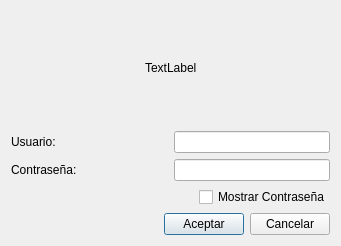
<?xml version="1.0" encoding="UTF-8"?>
<ui version="4.0">
 <class>registerDialog</class>
 <widget class="QDialog" name="registerDialog">
  <property name="geometry">
   <rect>
    <x>0</x>
    <y>0</y>
    <width>341</width>
    <height>246</height>
   </rect>
  </property>
  <property name="windowTitle">
   <string>Dialog</string>
  </property>
  <layout class="QVBoxLayout" name="verticalLayout_3">
   <item>
    <layout class="QHBoxLayout" name="horizontalLayout_6">
     <item>
      <spacer name="horizontalSpacer_5">
       <property name="orientation">
        <enum>Qt::Horizontal</enum>
       </property>
       <property name="sizeHint" stdset="0">
        <size>
         <width>40</width>
         <height>20</height>
        </size>
       </property>
      </spacer>
     </item>
     <item>
      <widget class="QLabel" name="messageLabel">
       <property name="text">
        <string>TextLabel</string>
       </property>
      </widget>
     </item>
     <item>
      <spacer name="horizontalSpacer_6">
       <property name="orientation">
        <enum>Qt::Horizontal</enum>
       </property>
       <property name="sizeHint" stdset="0">
        <size>
         <width>40</width>
         <height>20</height>
        </size>
       </property>
      </spacer>
     </item>
    </layout>
   </item>
   <item>
    <layout class="QHBoxLayout" name="horizontalLayout_4">
     <item>
      <layout class="QVBoxLayout" name="verticalLayout">
       <item>
        <layout class="QHBoxLayout" name="horizontalLayout">
         <item>
          <widget class="QLabel" name="label">
           <property name="text">
            <string>Usuario:</string>
           </property>
          </widget>
         </item>
         <item>
          <spacer name="horizontalSpacer_2">
           <property name="orientation">
            <enum>Qt::Horizontal</enum>
           </property>
           <property name="sizeHint" stdset="0">
            <size>
             <width>40</width>
             <height>20</height>
            </size>
           </property>
          </spacer>
         </item>
        </layout>
       </item>
       <item>
        <layout class="QHBoxLayout" name="horizontalLayout_2">
         <item>
          <widget class="QLabel" name="label_2">
           <property name="text">
            <string>Contraseña:</string>
           </property>
          </widget>
         </item>
         <item>
          <spacer name="horizontalSpacer_3">
           <property name="orientation">
            <enum>Qt::Horizontal</enum>
           </property>
           <property name="sizeHint" stdset="0">
            <size>
             <width>40</width>
             <height>20</height>
            </size>
           </property>
          </spacer>
         </item>
        </layout>
       </item>
      </layout>
     </item>
     <item>
      <layout class="QVBoxLayout" name="verticalLayout_2">
       <item>
        <widget class="QLineEdit" name="usernameLEdit">
         <property name="maxLength">
          <number>8</number>
         </property>
        </widget>
       </item>
       <item>
        <widget class="QLineEdit" name="passwordLEdit">
         <property name="maxLength">
          <number>8</number>
         </property>
         <property name="echoMode">
          <enum>QLineEdit::Password</enum>
         </property>
        </widget>
       </item>
      </layout>
     </item>
    </layout>
   </item>
   <item>
    <layout class="QHBoxLayout" name="horizontalLayout_5">
     <item>
      <spacer name="horizontalSpacer_4">
       <property name="orientation">
        <enum>Qt::Horizontal</enum>
       </property>
       <property name="sizeHint" stdset="0">
        <size>
         <width>40</width>
         <height>20</height>
        </size>
       </property>
      </spacer>
     </item>
     <item>
      <widget class="QCheckBox" name="checkBox">
       <property name="text">
        <string>Mostrar Contraseña</string>
       </property>
      </widget>
     </item>
    </layout>
   </item>
   <item>
    <layout class="QHBoxLayout" name="horizontalLayout_3">
     <item>
      <spacer name="horizontalSpacer">
       <property name="orientation">
        <enum>Qt::Horizontal</enum>
       </property>
       <property name="sizeHint" stdset="0">
        <size>
         <width>40</width>
         <height>20</height>
        </size>
       </property>
      </spacer>
     </item>
     <item>
      <widget class="QPushButton" name="acceptButton">
       <property name="text">
        <string>Aceptar</string>
       </property>
      </widget>
     </item>
     <item>
      <widget class="QPushButton" name="cancelButton">
       <property name="text">
        <string>Cancelar</string>
       </property>
      </widget>
     </item>
    </layout>
   </item>
  </layout>
 </widget>
 <resources/>
 <connections>
  <connection>
   <sender>usernameLEdit</sender>
   <signal>returnPressed()</signal>
   <receiver>acceptButton</receiver>
   <slot>click()</slot>
   <hints>
    <hint type="sourcelabel">
     <x>216</x>
     <y>85</y>
    </hint>
    <hint type="destinationlabel">
     <x>219</x>
     <y>199</y>
    </hint>
   </hints>
  </connection>
  <connection>
   <sender>passwordLEdit</sender>
   <signal>returnPressed()</signal>
   <receiver>acceptButton</receiver>
   <slot>click()</slot>
   <hints>
    <hint type="sourcelabel">
     <x>251</x>
     <y>102</y>
    </hint>
    <hint type="destinationlabel">
     <x>240</x>
     <y>208</y>
    </hint>
   </hints>
  </connection>
  <connection>
   <sender>cancelButton</sender>
   <signal>released()</signal>
   <receiver>registerDialog</receiver>
   <slot>close()</slot>
   <hints>
    <hint type="sourcelabel">
     <x>289</x>
     <y>211</y>
    </hint>
    <hint type="destinationlabel">
     <x>129</x>
     <y>176</y>
    </hint>
   </hints>
  </connection>
 </connections>
</ui>
